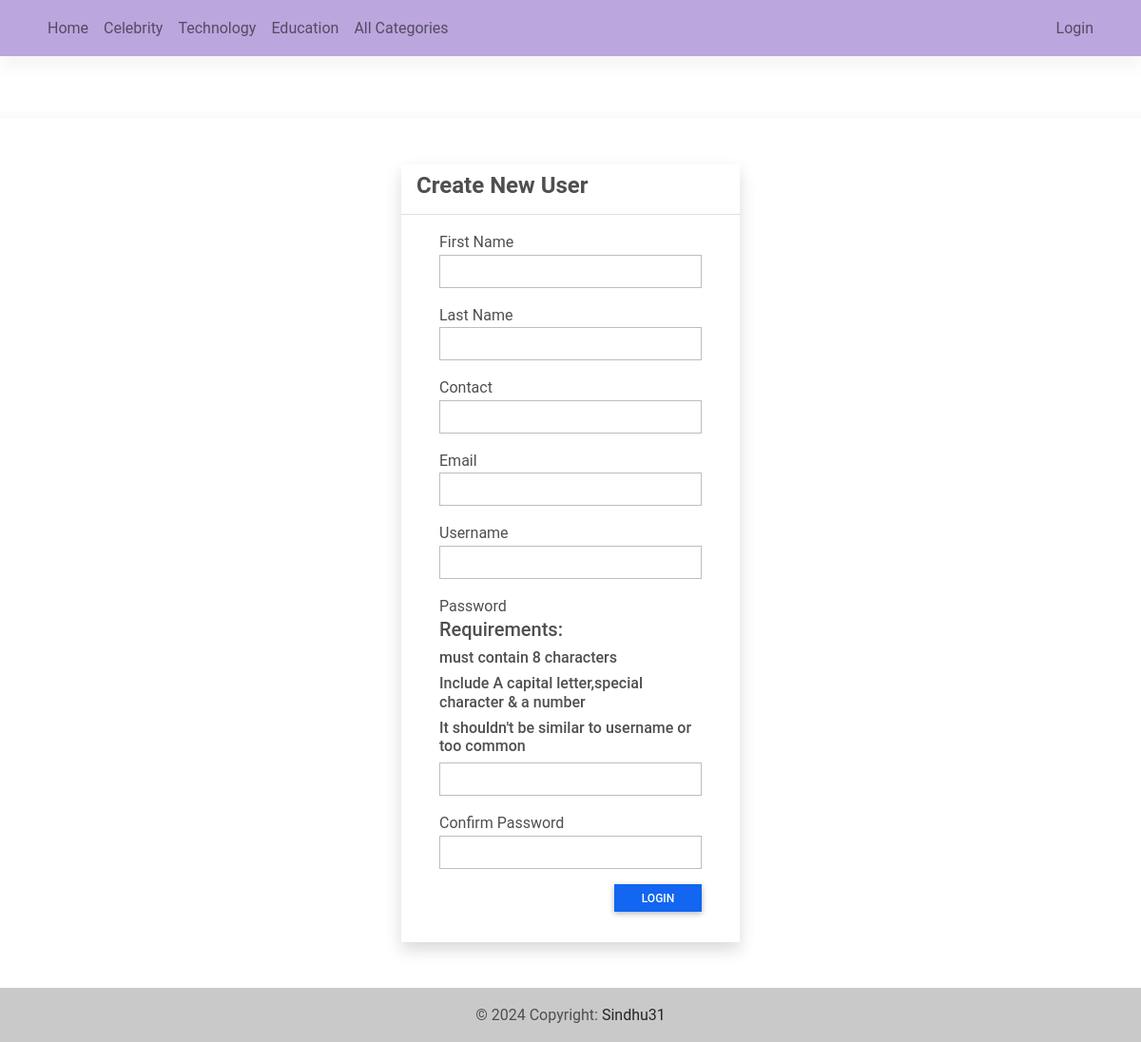
/user-register, run on the app's committed database.
### blogApp/models.py (models this page shows, shortened)
class Category(models.Model):
    name = models.CharField(max_length=250)
    description = models.TextField(blank=True, null=True)
    status = models.IntegerField(default = 1)
    date_added = models.DateTimeField(default=timezone.now)
    date_updated = models.DateTimeField(auto_now=True)

### blogApp/views.py (the view, shortened to what this page needs)
# urls.py: path('user-register', views.registerUser, name="register-user"),
def registerUser(request):
    user = request.user
    if user.is_authenticated:
        return redirect('home-page')
    context['page_title'] = "Register User"
    return render(request,'register.html',context)

### blogApp/templates/register.html (shortened to what this page needs)
{% extends 'base.html' %}
{% load static %}
{% block pageContent %}
<div class="row justify-content-center">
    <div class="col-lg-4 col-md-6 col-sm-12 col-xs-12">
        <div class="card card-default rounded-0 shadow">
            <div class="card-header">
                <h4 class="card-title"><b>Create New User</b></h4>
            </div>
            <div class="card-body">
                <div class="container-fluid">
                    <form id="register-user" method="POST" action="{% url 'register-user' %}" enctype="multipart/form-data">
                        <div class="mdc-layout-grid">
                            <div class="mdc-layout-grid__inner">
                                <div class="form-group mb-3">
                                    <label for="first_name" class="control-label">First Name{% if reg_form.first_name.errors %}<span class="text-danger">*</span>{% endif %}</label>
                                    <input type="text" class="form-control rounded-0" name="first_name" id="first_name" value="{{ reg_form.data.first_name }}" required="required">
                                </div>
                                <div class="form-group mb-3">
                                    <label for="last_name" class="control-label">Last Name{% if reg_form.last_name.errors %}<span class="text-danger">*</span>{% endif %}</label>
                                    <input type="text" class="form-control rounded-0" name="last_name" id="last_name" value="{{ reg_form.data.last_name }}" required="required">
                                </div>
                                <div class="form-group mb-3">
                                    <label for="contact" class="control-label">Contact{% if reg_form.contact.errors %}<span class="text-danger">*</span>{% endif %}</label>
                                    <input type="text" class="form-control rounded-0" name="contact" id="contact" value="{{ reg_form.data.contact }}" required="required">
                                </div>
                                <div class="form-group mb-3">
                                    <label for="email" class="control-label">Email{% if reg_form.email.errors %}<span class="text-danger">*</span>{% endif %}</label>
                                    <input type="email" class="form-control rounded-0" name="email" id="email" value="{{ reg_form.data.email }}" required="required">
                                </div>
                                <div class="form-group mb-3">
                                    <label for="username" class="control-label">Username{% if reg_form.username.errors %}<span class="text-danger">*</span>{% endif %}</label>
                                    <input type="text" class="form-control rounded-0" name="username" id="username" value="{{ reg_form.data.username }}" required="required">
                                </div>
                                <div class="form-group mb-3">
                                    <label for="password1" class="control-label">Password{% if reg_form.password1.errors %}<span class="text-danger">*</span>{% endif %}</label>
                                    <h5>Requirements:</h5>
                                    <h6>must contain 8 characters</h6>
                                    <h6>Include A capital letter,special character & a number</h6>
                                    <h6>It shouldn't be similar to username or too common</h6>
                                    <input type="password" class="form-control rounded-0" name="password1" id="password1" value="{{ reg_form.data.password1 }}" required="required">
                                </div>
                                <div class="form-group mb-3">
                                    <label for="password2" class="control-label">Confirm Password{% if reg_form.password2.errors %}<span class="text-danger">*</span>{% endif %}</label>
                                    <input type="password" class="form-control rounded-0" name="password2" id="password2" value="{{ reg_form.data.password2 }}" required="required">
                                </div>
                                <div class="form-group mb-3">
                                    <div class="d-flex w-100 justify-content-end">
                                        <button class="btn btn-sm rounded-0 btn-primary col-4">
                                                Login
                                            </button>
                                    </div>
                                </div>
                            </div>
                        </div>
                    </form>
                </div>
            </div>
        </div>
    </div>
</div>
{% endblock pageContent %}

### blogApp/templates/topNavigation.html (shortened to what this page needs)
{% load static %}
<header>
    <nav class="navbar navbar-expand-lg navbar-light" style="background-color: #BBA6DD; fixed-top">
        <div class="container">
            <div class="collapse navbar-collapse" id="navbarExample01">
                <ul class="navbar-nav me-auto mb-2 mb-lg-0">
                    <li class="nav-item active">
                        <a class="nav-link" aria-current="page" href="{% url 'home-page' %}">Home</a>
                    </li>
                    {% for category in category_list_limited %}
                    <li class="nav-item">
                        <a class="nav-link" href="{% url 'category-post' category.pk %}">{{ category.name }}</a>
                    </li>
                    {% endfor %}
                    <li class="nav-item">
                        <a class="nav-link" href="{% url 'category-page' %}">All Categories</a>
                    </li>
                </ul>
                <ul class="navbar-nav d-flex flex-row">
                    {% if user.id %}
                    <li class="nav-item me-3 me-lg-0">
                        <a class="nav-link" href="{% url 'post-mgt' %}">Post Blog</a>
                    </li>
                    {% if user.profile.user_type == 1 %}
                    <li class="nav-item me-3 me-lg-0">
                        <a class="nav-link" href="{% url 'category-mgt' %}">Blog Category</a>
                    </li>
                    {% endif %}
                    <li class="nav-item me-3 me-lg-0">
                        <a class="nav-link" href="{% url 'profile' %}">
                            <span class="me-1"></span>Hello, {{ user.first_name }} {{user.last_name}}
                        </a>
                    </li>
                    <li class="nav-item me-3 me-lg-0">
                        <a class="nav-link" href="{% url 'logout' %}">Logout</a>
                    </li>
                    {% else %}
                    <li class="nav-item me-3 me-lg-0">
                        <a class="nav-link" href="{% url 'login' %}">Login</a>
                    </li>
                    {% endif %}
                </ul>
            </div>
        </div>
    </nav>
    <div id="intro" class="pt-2 text-center bg-light">
    </div>
</header>

### static/blogApp/assets/default/css/style.css (style rules this page uses)
html, body { height: 100%; width: 100%; }

### blogApp/templates/topNavigation.html (style rules this page uses)
#intro { margin-top: 58px; }

### data on the page
Category: name "Celebrity"
Category: name "Technology"
Category: name "Education"
